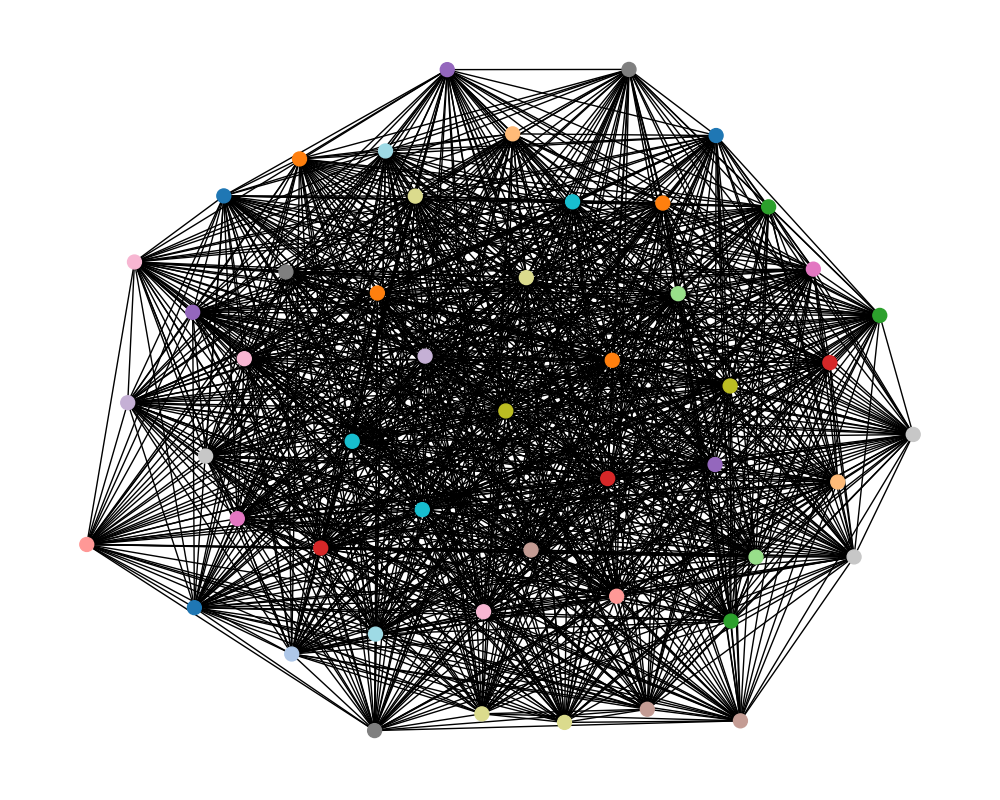
#> input picture frames/frame_004.png, 1000 x 800 px, found by its file name; its folder holds 4 pictures in this run
$ python main.py
#> lines starting #> are read from the running program, lines starting #| are printed output that depends on the picture
### GraphColoring/generate_gif.py
from PIL import Image
import os

def generate_gif(frame_folder="frames", output_name="animation.gif", duration=200):
    # Sıralı olarak tüm frame görsellerini al
#> called with frame_folder = 'frames', output_name = 'animation.gif', duration = 300
    frames = sorted(
        [f for f in os.listdir(frame_folder) if f.endswith(".png")],
        key=lambda x: int(x.split("_")[1].split(".")[0])
    )
    images = [Image.open(os.path.join(frame_folder, f)) for f in frames]
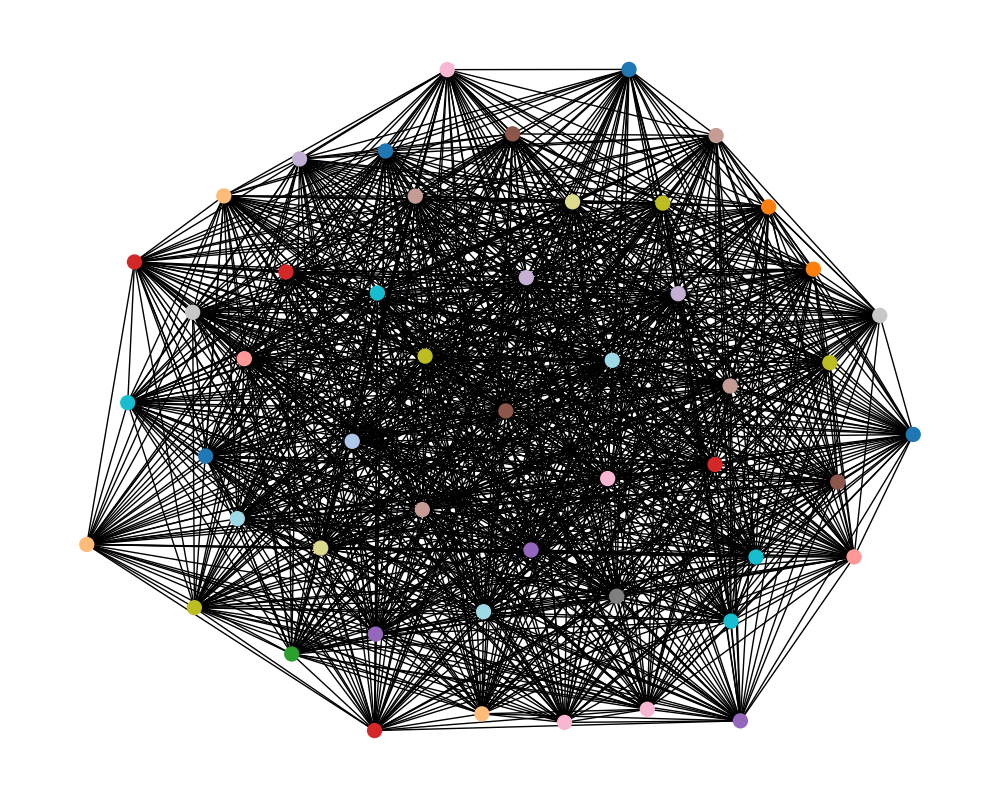
#> input picture frames/frame_005.png, 1000 x 800 px, found by its file name
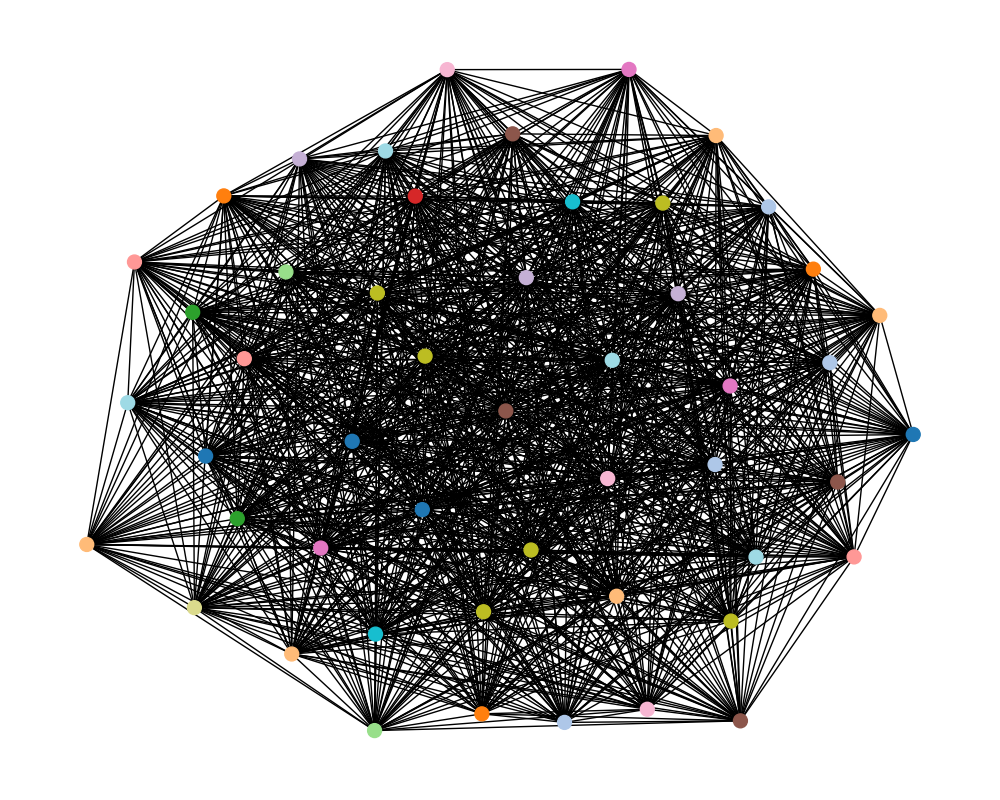
#> input picture frames/frame_034.png, 1000 x 800 px, found by its file name
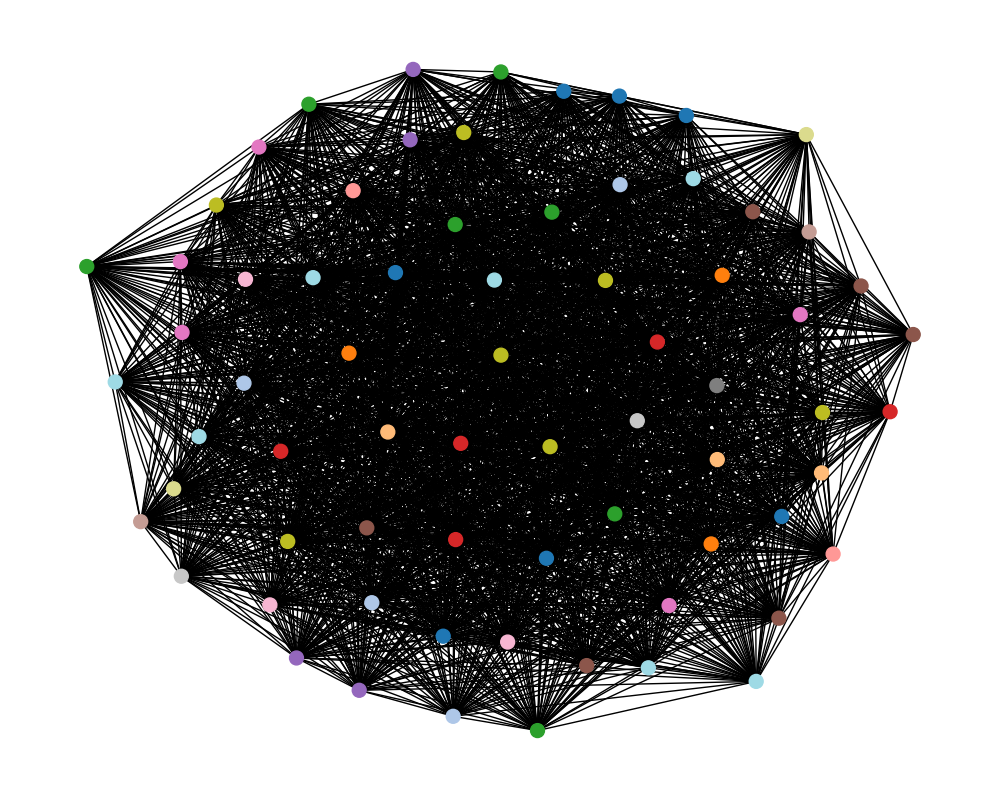
#> input picture frames/frame_048.png, 1000 x 800 px, found by its file name

    if images:
        images[0].save(
            output_name,
            format='GIF',
            append_images=images[1:],
            save_all=True,
            duration=duration,
            loop=0
        )
        print(f"✅ GIF saved as {output_name}")
    else:
        print("⚠️ No frames found to create GIF.")

### GraphColoring/main.py
import os
from graph_utils import load_dimacs_graph
from ga import GeneticAlgorithm
from visualization import save_coloring_image
from generate_gif import generate_gif
# Search for files starting with "gc_"
for file_name in os.listdir():
    if file_name.startswith("gc_"):
        try:
            print(f"🔍 Processing: {file_name}")
            num_nodes, edges = load_dimacs_graph(file_name)

            # ✅ Start Genetic Algorithm with tournament_k = 7
            ga = GeneticAlgorithm(
                num_nodes=num_nodes,
                edges=edges,
                pop_size=100,
                mutation_rate=0.1,
                max_gen=1000,
                tournament_k=7  # 🔥 Turnuva boyutu burada
            )

            coloring = ga.run()

            # Create output image
            output_image = f"pic_{file_name}.png"
            save_coloring_image(num_nodes, edges, coloring, output_image)

            print(f"✅ Done: {file_name} ➜ {output_image} with {len(set(coloring))} colors\n")

        except Exception as e:
            print(f"❌ Error in {file_name}: {e}\n")


generate_gif("frames", "animation.gif", duration=300)
